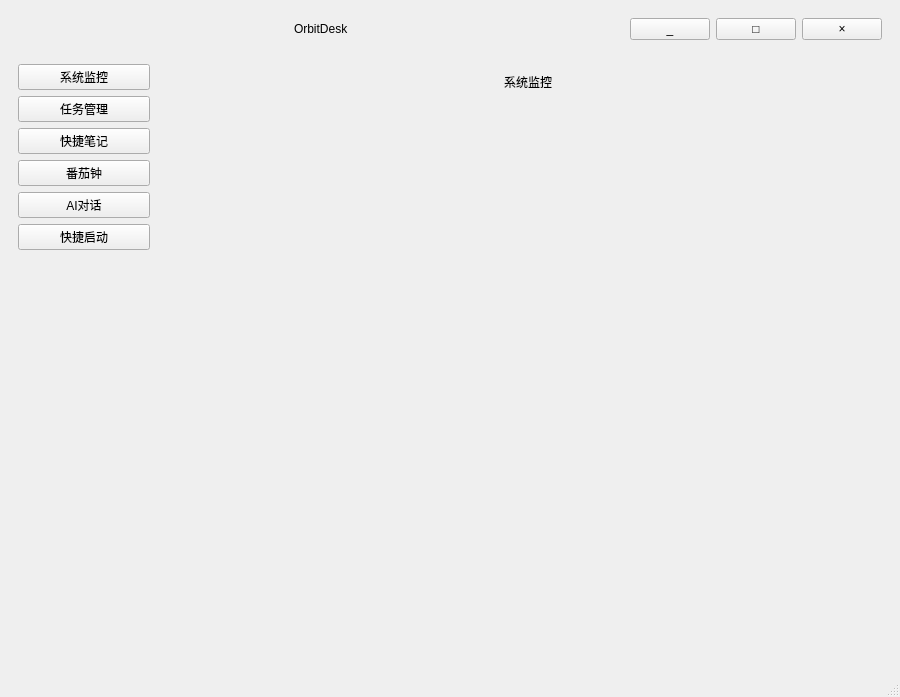
<?xml version="1.0" encoding="UTF-8"?>
<ui version="4.0">
 <class>MainWindow</class>
 <widget class="QMainWindow" name="MainWindow">
  <property name="geometry">
   <rect>
    <x>0</x>
    <y>0</y>
    <width>900</width>
    <height>697</height>
   </rect>
  </property>
  <property name="windowTitle">
   <string>MainWindow</string>
  </property>
  <widget class="QWidget" name="centralwidget">
   <layout class="QHBoxLayout" name="horizontalLayout_3">
    <item>
     <layout class="QVBoxLayout" name="mainLayout">
      <item>
       <widget class="QWidget" name="titleBar" native="true">
        <layout class="QHBoxLayout" name="horizontalLayout">
         <item>
          <layout class="QHBoxLayout" name="titleBarLayout">
           <item>
            <spacer name="horizontalSpacer">
             <property name="orientation">
              <enum>Qt::Orientation::Horizontal</enum>
             </property>
             <property name="sizeHint" stdset="0">
              <size>
               <width>40</width>
               <height>20</height>
              </size>
             </property>
            </spacer>
           </item>
           <item>
            <widget class="QLabel" name="titleLabel">
             <property name="text">
              <string>OrbitDesk</string>
             </property>
            </widget>
           </item>
           <item>
            <spacer name="horizontalSpacer_2">
             <property name="orientation">
              <enum>Qt::Orientation::Horizontal</enum>
             </property>
             <property name="sizeHint" stdset="0">
              <size>
               <width>40</width>
               <height>20</height>
              </size>
             </property>
            </spacer>
           </item>
           <item>
            <widget class="QPushButton" name="btnMin">
             <property name="text">
              <string>_</string>
             </property>
            </widget>
           </item>
           <item>
            <widget class="QPushButton" name="btnMax">
             <property name="text">
              <string>□</string>
             </property>
            </widget>
           </item>
           <item>
            <widget class="QPushButton" name="btnClose">
             <property name="text">
              <string>×</string>
             </property>
            </widget>
           </item>
          </layout>
         </item>
        </layout>
       </widget>
      </item>
      <item>
       <layout class="QHBoxLayout" name="contentLayout" stretch="0,0">
        <item>
         <widget class="QWidget" name="sidebar" native="true">
          <property name="minimumSize">
           <size>
            <width>150</width>
            <height>0</height>
           </size>
          </property>
          <property name="maximumSize">
           <size>
            <width>200</width>
            <height>16777215</height>
           </size>
          </property>
          <layout class="QVBoxLayout" name="verticalLayout">
           <item>
            <widget class="QPushButton" name="btnNavMonitor">
             <property name="text">
              <string>系统监控</string>
             </property>
            </widget>
           </item>
           <item>
            <widget class="QPushButton" name="btnNavTask">
             <property name="text">
              <string>任务管理</string>
             </property>
            </widget>
           </item>
           <item>
            <widget class="QPushButton" name="btnNavNote">
             <property name="text">
              <string>快捷笔记</string>
             </property>
            </widget>
           </item>
           <item>
            <widget class="QPushButton" name="btnNavPomodoro">
             <property name="text">
              <string>番茄钟</string>
             </property>
            </widget>
           </item>
           <item>
            <widget class="QPushButton" name="btnNavChat">
             <property name="text">
              <string>AI对话</string>
             </property>
            </widget>
           </item>
           <item>
            <widget class="QPushButton" name="btnNavLauncher">
             <property name="text">
              <string>快捷启动</string>
             </property>
            </widget>
           </item>
           <item>
            <spacer name="verticalSpacer">
             <property name="orientation">
              <enum>Qt::Orientation::Vertical</enum>
             </property>
             <property name="sizeHint" stdset="0">
              <size>
               <width>20</width>
               <height>40</height>
              </size>
             </property>
            </spacer>
           </item>
          </layout>
         </widget>
        </item>
        <item>
         <widget class="QStackedWidget" name="mainContent">
          <property name="minimumSize">
           <size>
            <width>400</width>
            <height>0</height>
           </size>
          </property>
          <property name="maximumSize">
           <size>
            <width>16777210</width>
            <height>16777215</height>
           </size>
          </property>
          <property name="currentIndex">
           <number>0</number>
          </property>
          <widget class="QWidget" name="pageMonitor">
           <layout class="QVBoxLayout" name="monitorMainLayout">
            <item>
             <widget class="QWidget" name="monitorWrapper" native="true">
              <layout class="QVBoxLayout" name="monitorWrapperLayout">
               <item>
                <widget class="QLabel" name="monitorHeaderLabel">
                 <property name="text">
                  <string>系统监控</string>
                 </property>
                 <property name="alignment">
                  <set>Qt::AlignmentFlag::AlignCenter</set>
                 </property>
                </widget>
               </item>
               <item>
                <spacer name="monitorSpacer">
                 <property name="orientation">
                  <enum>Qt::Orientation::Vertical</enum>
                 </property>
                 <property name="sizeHint" stdset="0">
                  <size>
                   <width>20</width>
                   <height>40</height>
                  </size>
                 </property>
                </spacer>
               </item>
              </layout>
             </widget>
            </item>
           </layout>
          </widget>
          <widget class="QWidget" name="pageNote">
           <layout class="QVBoxLayout" name="noteMainLayout">
            <item>
             <widget class="QWidget" name="noteWrapper" native="true">
              <layout class="QVBoxLayout" name="noteWrapperLayout">
               <item>
                <widget class="QLabel" name="noteHeaderLabel">
                 <property name="text">
                  <string>快捷笔记</string>
                 </property>
                 <property name="alignment">
                  <set>Qt::AlignmentFlag::AlignCenter</set>
                 </property>
                </widget>
               </item>
               <item>
                <layout class="QHBoxLayout" name="noteSearchLayout">
                 <item>
                  <widget class="QLineEdit" name="noteSearchInput">
                   <property name="placeholderText">
                    <string>搜索笔记...</string>
                   </property>
                  </widget>
                 </item>
                 <item>
                  <widget class="QPushButton" name="noteSearchBtn">
                   <property name="text">
                    <string>搜索</string>
                   </property>
                  </widget>
                 </item>
                 <item>
                  <widget class="QPushButton" name="noteAddBtn">
                   <property name="text">
                    <string>新建笔记</string>
                   </property>
                  </widget>
                 </item>
                </layout>
               </item>
               <item>
                <layout class="QHBoxLayout" name="noteContentLayout">
                 <item>
                  <widget class="QListWidget" name="noteListWidget">
                   <property name="minimumSize">
                    <size>
                     <width>200</width>
                     <height>0</height>
                    </size>
                   </property>
                   <property name="maximumSize">
                    <size>
                     <width>300</width>
                     <height>16777215</height>
                    </size>
                   </property>
                  </widget>
                 </item>
                 <item>
                  <widget class="QWidget" name="noteEditArea" native="true">
                   <layout class="QVBoxLayout" name="noteEditLayout">
                    <item>
                     <widget class="QLineEdit" name="noteTitleInput">
                      <property name="placeholderText">
                       <string>笔记标题</string>
                      </property>
                     </widget>
                    </item>
                    <item>
                     <widget class="QLineEdit" name="noteTagsInput">
                      <property name="placeholderText">
                       <string>标签（用逗号分隔）</string>
                      </property>
                     </widget>
                    </item>
                    <item>
                     <widget class="QTextEdit" name="noteContentEdit">
                      <property name="placeholderText">
                       <string>在这里输入笔记内容...</string>
                      </property>
                     </widget>
                    </item>
                    <item>
                     <layout class="QHBoxLayout" name="noteButtonLayout">
                      <item>
                       <widget class="QPushButton" name="noteSaveBtn">
                        <property name="text">
                         <string>保存</string>
                        </property>
                       </widget>
                      </item>
                      <item>
                       <widget class="QPushButton" name="noteDeleteBtn">
                        <property name="text">
                         <string>删除</string>
                        </property>
                       </widget>
                      </item>
                      <item>
                       <widget class="QPushButton" name="notePinBtn">
                        <property name="text">
                         <string>置顶</string>
                        </property>
                       </widget>
                      </item>
                     </layout>
                    </item>
                   </layout>
                  </widget>
                 </item>
                </layout>
               </item>
              </layout>
             </widget>
            </item>
           </layout>
          </widget>
          <widget class="QWidget" name="pagePomodoro">
           <layout class="QHBoxLayout" name="pomOuterLayout">
            <item>
             <spacer name="pomLeftSpacer">
              <property name="orientation">
               <enum>Qt::Orientation::Horizontal</enum>
              </property>
              <property name="sizeHint" stdset="0">
               <size>
                <width>40</width>
                <height>20</height>
               </size>
              </property>
             </spacer>
            </item>
            <item>
             <widget class="QWidget" name="pomWrapper" native="true">
              <property name="minimumSize">
               <size>
                <width>400</width>
                <height>0</height>
               </size>
              </property>
              <property name="maximumSize">
               <size>
                <width>700</width>
                <height>16777215</height>
               </size>
              </property>
              <layout class="QVBoxLayout" name="verticalLayout_5">
               <item>
                <widget class="QLabel" name="pomStateLabel">
                 <property name="text">
                  <string>准备开始</string>
                 </property>
                </widget>
               </item>
               <item>
                <widget class="QLabel" name="pomTimeLabel">
                 <property name="font">
                  <font>
                   <family>楷体</family>
                   <pointsize>48</pointsize>
                  </font>
                 </property>
                 <property name="text">
                  <string>25:00</string>
                 </property>
                 <property name="alignment">
                  <set>Qt::AlignmentFlag::AlignCenter</set>
                 </property>
                </widget>
               </item>
               <item>
                <layout class="QHBoxLayout" name="pomButtonLayout">
                 <item>
                  <widget class="QPushButton" name="pomBtnStart">
                   <property name="text">
                    <string>开始专注</string>
                   </property>
                  </widget>
                 </item>
                 <item>
                  <widget class="QPushButton" name="pomBtnPause">
                   <property name="text">
                    <string>暂停</string>
                   </property>
                  </widget>
                 </item>
                 <item>
                  <widget class="QPushButton" name="pomBtnReset">
                   <property name="text">
                    <string>重置</string>
                   </property>
                  </widget>
                 </item>
                </layout>
               </item>
               <item>
                <widget class="QLabel" name="pomStatsLabel">
                 <property name="font">
                  <font>
                   <pointsize>14</pointsize>
                  </font>
                 </property>
                 <property name="text">
                  <string>今日专注：0 次，共 0 分钟</string>
                 </property>
                 <property name="alignment">
                  <set>Qt::AlignmentFlag::AlignCenter</set>
                 </property>
                </widget>
               </item>
               <item>
                <widget class="QWidget" name="pomLogCard" native="true">
                 <layout class="QVBoxLayout" name="pomLogLayout">
                  <item>
                   <widget class="QLabel" name="pomLogLabel">
                    <property name="text">
                     <string>今日专注记录</string>
                    </property>
                   </widget>
                  </item>
                  <item>
                   <widget class="QTableWidget" name="pomLogTable"/>
                  </item>
                 </layout>
                </widget>
               </item>
              </layout>
             </widget>
            </item>
            <item>
             <spacer name="pomRightSpacer">
              <property name="orientation">
               <enum>Qt::Orientation::Horizontal</enum>
              </property>
              <property name="sizeHint" stdset="0">
               <size>
                <width>40</width>
                <height>20</height>
               </size>
              </property>
             </spacer>
            </item>
           </layout>
          </widget>
          <widget class="QWidget" name="pageChat">
           <layout class="QHBoxLayout" name="chatOuterLayout">
            <item>
             <spacer name="chatLeftSpacer">
              <property name="orientation">
               <enum>Qt::Orientation::Horizontal</enum>
              </property>
              <property name="sizeHint" stdset="0">
               <size>
                <width>40</width>
                <height>20</height>
               </size>
              </property>
             </spacer>
            </item>
            <item>
             <widget class="QWidget" name="chatWrapper" native="true">
              <property name="minimumSize">
               <size>
                <width>500</width>
                <height>0</height>
               </size>
              </property>
              <property name="maximumSize">
               <size>
                <width>800</width>
                <height>16777215</height>
               </size>
              </property>
              <layout class="QVBoxLayout" name="verticalLayout_6">
               <item>
                <layout class="QHBoxLayout" name="chatHeaderLayout">
                 <item>
                  <widget class="QLabel" name="chatHeaderLabel">
                   <property name="font">
                    <font>
                     <pointsize>24</pointsize>
                     <bold>true</bold>
                    </font>
                   </property>
                   <property name="text">
                    <string>AI 智能助手</string>
                   </property>
                  </widget>
                 </item>
                 <item>
                  <spacer name="chatHeaderSpacer">
                   <property name="orientation">
                    <enum>Qt::Orientation::Horizontal</enum>
                   </property>
                   <property name="sizeHint" stdset="0">
                    <size>
                     <width>40</width>
                     <height>20</height>
                    </size>
                   </property>
                  </spacer>
                 </item>
                 <item>
                  <widget class="QPushButton" name="chatClearBtn">
                   <property name="text">
                    <string>清空对话</string>
                   </property>
                  </widget>
                 </item>
                </layout>
               </item>
               <item>
                <widget class="QScrollArea" name="chatScrollArea">
                 <property name="widgetResizable">
                  <bool>true</bool>
                 </property>
                 <widget class="QWidget" name="chatContentWidget"/>
                </widget>
               </item>
               <item>
                <layout class="QHBoxLayout" name="chatInputLayout">
                 <item>
                  <widget class="QLineEdit" name="chatInput">
                   <property name="placeholderText">
                    <string>输入消息...</string>
                   </property>
                  </widget>
                 </item>
                 <item>
                  <widget class="QPushButton" name="chatSendBtn">
                   <property name="text">
                    <string>发送</string>
                   </property>
                  </widget>
                 </item>
                </layout>
               </item>
              </layout>
             </widget>
            </item>
            <item>
             <spacer name="chatRightSpacer">
              <property name="orientation">
               <enum>Qt::Orientation::Horizontal</enum>
              </property>
              <property name="sizeHint" stdset="0">
               <size>
                <width>40</width>
                <height>20</height>
               </size>
              </property>
             </spacer>
            </item>
           </layout>
          </widget>
          <widget class="QWidget" name="pageLauncher">
           <layout class="QVBoxLayout" name="launcherMainLayout">
            <item>
             <widget class="QWidget" name="launcherWrapper" native="true">
              <layout class="QVBoxLayout" name="launcherWrapperLayout">
               <item>
                <widget class="QLabel" name="launcherHeaderLabel">
                 <property name="text">
                  <string>工作流快捷启动</string>
                 </property>
                 <property name="alignment">
                  <set>Qt::AlignmentFlag::AlignCenter</set>
                 </property>
                </widget>
               </item>
               <item>
                <layout class="QHBoxLayout" name="launcherInputLayout">
                 <item>
                  <widget class="QLineEdit" name="workflowNameInput">
                   <property name="placeholderText">
                    <string>工作流名称</string>
                   </property>
                  </widget>
                 </item>
                 <item>
                  <widget class="QLineEdit" name="workflowCommandInput">
                   <property name="placeholderText">
                    <string>命令或URL</string>
                   </property>
                  </widget>
                 </item>
                 <item>
                  <widget class="QPushButton" name="workflowBrowseBtn">
                   <property name="text">
                    <string>浏览</string>
                   </property>
                   <property name="maximumSize">
                    <size>
                     <width>60</width>
                     <height>16777215</height>
                    </size>
                   </property>
                  </widget>
                 </item>
                 <item>
                  <widget class="QLineEdit" name="workflowDescInput">
                   <property name="placeholderText">
                    <string>描述（可选）</string>
                   </property>
                  </widget>
                 </item>
                 <item>
                  <widget class="QPushButton" name="workflowAddBtn">
                   <property name="text">
                    <string>添加</string>
                   </property>
                  </widget>
                 </item>
                </layout>
               </item>
               <item>
                <widget class="QScrollArea" name="workflowScrollArea">
                 <property name="widgetResizable">
                  <bool>true</bool>
                 </property>
                 <widget class="QWidget" name="workflowContentWidget">
                  <property name="geometry">
                   <rect>
                    <x>0</x>
                    <y>0</y>
                    <width>671</width>
                    <height>454</height>
                   </rect>
                  </property>
                  <layout class="QGridLayout" name="workflowGridLayout">
                   <property name="spacing">
                    <number>15</number>
                   </property>
                  </layout>
                 </widget>
                </widget>
               </item>
              </layout>
             </widget>
            </item>
           </layout>
          </widget>
          <widget class="QWidget" name="pageTask">
           <layout class="QVBoxLayout" name="taskMainLayout">
            <item>
             <widget class="QWidget" name="taskContentWrapper" native="true">
              <layout class="QVBoxLayout" name="verticalLayout_4">
               <item>
                <widget class="QLabel" name="taskHeaderLabel">
                 <property name="text">
                  <string>任务管理</string>
                 </property>
                 <property name="alignment">
                  <set>Qt::AlignmentFlag::AlignCenter</set>
                 </property>
                </widget>
               </item>
               <item>
                <widget class="QWidget" name="taskFormCard" native="true">
                 <layout class="QVBoxLayout" name="taskFormLayout">
                  <item>
                   <layout class="QGridLayout" name="gridLayout">
                    <item row="0" column="0">
                     <widget class="QLabel" name="taskTitleLabel">
                      <property name="text">
                       <string>标题</string>
                      </property>
                     </widget>
                    </item>
                    <item row="1" column="1">
                     <widget class="QComboBox" name="taskPriorityCombo"/>
                    </item>
                    <item row="2" column="0">
                     <widget class="QLabel" name="taskDueDateLabel">
                      <property name="text">
                       <string>截止日期</string>
                      </property>
                     </widget>
                    </item>
                    <item row="1" column="0">
                     <widget class="QLabel" name="taskPriorityLabel">
                      <property name="text">
                       <string>优先级</string>
                      </property>
                     </widget>
                    </item>
                    <item row="3" column="0">
                     <widget class="QLabel" name="taskCategoryLabel">
                      <property name="text">
                       <string>分类</string>
                      </property>
                     </widget>
                    </item>
                    <item row="0" column="1">
                     <widget class="QLineEdit" name="taskTitleInput">
                      <property name="placeholderText">
                       <string>输入任务标题</string>
                      </property>
                     </widget>
                    </item>
                    <item row="3" column="1">
                     <widget class="QLineEdit" name="taskCategoryInput">
                      <property name="placeholderText">
                       <string>输入分类</string>
                      </property>
                     </widget>
                    </item>
                    <item row="2" column="1">
                     <widget class="QDateTimeEdit" name="taskDueDate"/>
                    </item>
                   </layout>
                  </item>
                  <item>
                   <layout class="QHBoxLayout" name="taskButtonLayout">
                    <item>
                     <widget class="QPushButton" name="btnAddTask">
                      <property name="text">
                       <string>添加任务</string>
                      </property>
                     </widget>
                    </item>
                    <item>
                     <widget class="QPushButton" name="btnClearTask">
                      <property name="text">
                       <string>清空输入</string>
                      </property>
                     </widget>
                    </item>
                   </layout>
                  </item>
                 </layout>
                </widget>
               </item>
               <item>
                <widget class="QWidget" name="taskTableCard" native="true">
                 <layout class="QVBoxLayout" name="taskTableLayout">
                  <item>
                   <layout class="QHBoxLayout" name="taskTableHeaderLayout">
                    <item>
                     <widget class="QLabel" name="taskListLabel">
                      <property name="text">
                       <string>任务列表</string>
                      </property>
                     </widget>
                    </item>
                    <item>
                     <spacer name="taskTableSpacer">
                      <property name="orientation">
                       <enum>Qt::Orientation::Horizontal</enum>
                      </property>
                      <property name="sizeHint" stdset="0">
                       <size>
                        <width>40</width>
                        <height>20</height>
                       </size>
                      </property>
                     </spacer>
                    </item>
                    <item>
                     <widget class="QPushButton" name="btnDeleteTask">
                      <property name="text">
                       <string>删除选中</string>
                      </property>
                     </widget>
                    </item>
                   </layout>
                  </item>
                  <item>
                   <widget class="QTableWidget" name="taskTable"/>
                  </item>
                 </layout>
                </widget>
               </item>
              </layout>
             </widget>
            </item>
           </layout>
          </widget>
         </widget>
        </item>
       </layout>
      </item>
     </layout>
    </item>
   </layout>
  </widget>
  <widget class="QMenuBar" name="menubar">
   <property name="geometry">
    <rect>
     <x>0</x>
     <y>0</y>
     <width>900</width>
     <height>25</height>
    </rect>
   </property>
  </widget>
  <widget class="QStatusBar" name="statusbar"/>
 </widget>
 <resources/>
 <connections/>
</ui>
